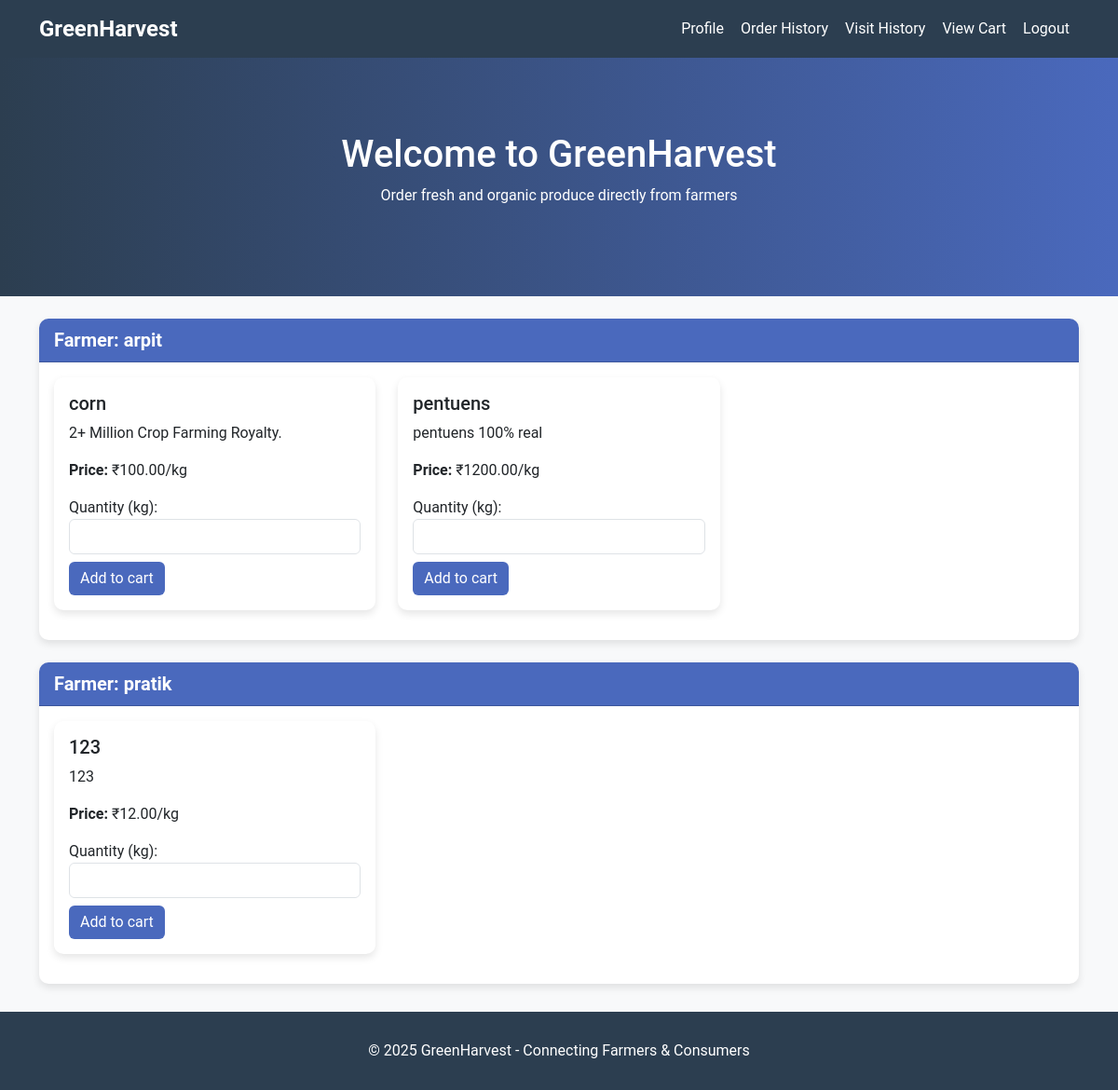
The page /customer_dashboard.php on the database its author committed.
### tables this page shows
CREATE TABLE `farmers` (
  `id` int(11) NOT NULL,
  `name` varchar(100) DEFAULT NULL,
  `email` varchar(100) DEFAULT NULL,
  `password` varchar(255) DEFAULT NULL,
  `location` varchar(100) DEFAULT NULL,
  `bio` text DEFAULT NULL,
  `certification_status` enum('pending','verified','rejected') DEFAULT NULL,
  `certification_doc` varchar(255) DEFAULT NULL,
  `insurance_doc` varchar(255) DEFAULT NULL,
  `crop_certification` varchar(255) NOT NULL,
  `otp` varchar(6) DEFAULT '0',
  `is_verified` tinyint(1) DEFAULT 0,
  `pass_key` varchar(6) DEFAULT NULL
);

CREATE TABLE `crops` (
  `id` int(11) NOT NULL,
  `farmer_id` int(11) DEFAULT NULL,
  `name` varchar(100) DEFAULT NULL,
  `description` text DEFAULT NULL,
  `image` varchar(255) DEFAULT NULL,
  `season` varchar(50) DEFAULT NULL,
  `price_per_kg` decimal(10,2) DEFAULT NULL,
  `video` varchar(255) DEFAULT NULL,
  `insurance_status` enum('insured','not_insured') DEFAULT NULL,
  `certificate_available` tinyint(1) DEFAULT 0
);

### customer_dashboard.php (the view, shortened to what this page needs)
<?php
include('config.php');
$farmerStmt = $conn->query("SELECT DISTINCT f.id, f.name FROM farmers f JOIN crops c ON f.id = c.farmer_id");
$farmers = $farmerStmt->fetchAll();
?>
<!DOCTYPE html>
<html lang="en">
<head>
    <link rel="stylesheet" href="https://cdn.jsdelivr.net/npm/bootstrap@5.3.0/dist/css/bootstrap.min.css">
</head>
<body>
<?php include 'navbar.php'; ?>
<div class="hero-section">
    <h1>Welcome to GreenHarvest</h1>
    <p>Order fresh and organic produce directly from farmers</p>
</div>
<div class="container mt-4">
    <?php foreach ($farmers as $farmer): ?>
        <div class="card my-4">
            <div class="card-header">
                Farmer: <?= htmlspecialchars($farmer['name']) ?>
            </div>
            <div class="card-body">
                <div class="row">
                    <?php
                    $cropStmt = $conn->prepare("SELECT * FROM crops WHERE farmer_id = ?");
                    $cropStmt->execute([$farmer['id']]);
                    $crops = $cropStmt->fetchAll();
                    if (count($crops) > 0):
                        foreach ($crops as $crop):
                    ?>
                        <div class="col-md-4 mb-3">
                            <div class="card h-100">
                                <div class="card-body">
                                    <h5 class="card-title"><?= htmlspecialchars($crop['name']) ?></h5>
                                    <p class="card-text"><?= htmlspecialchars($crop['description']) ?></p>
                                    <p><strong>Price:</strong> ₹<?= $crop['price_per_kg'] ?>/kg</p>
                                    <form method="POST">
                                        <div class="form-group">
                                            <label>Quantity (kg):</label>
                                            <input type="number" name="quantity" min="1" required class="form-control">
                                        </div>
                                   <button type="submit" class="btn btn-primary btn-block mt-2">Add to cart</button>
                                    </form>
                                </div>
                            </div>
                        </div>
                    <?php
                        endforeach;
                    else:
                        echo "<p class='mx-3'>No crops available for this farmer.</p>";
                    endif;
                    ?>
                </div>
            </div>
        </div>
    <?php endforeach; ?>
</div>
<div class="footer">
    &copy; 2025 GreenHarvest - Connecting Farmers & Consumers
</div>
</body>
</html>

### customer_dashboard.php (style rules this page uses)
body { background-color: #f8f9fa; font-family: 'Roboto', sans-serif; }
.hero-section { background: linear-gradient(to right, #2c3e50, #4a69bd); color: white; padding: 80px; text-align: center; }
.card { border: none; box-shadow: 0px 4px 8px rgba(0, 0, 0, 0.1); transition: transform 0.3s ease-in-out; border-radius: 10px; overflow: hidden; }
.card-header { background: #4a69bd; color: white; font-weight: bold; font-size: 1.25rem; }
.btn-primary { background-color: #4a69bd; border: none; }
.footer { background-color: #2c3e50; color: white; padding: 30px; text-align: center; margin-top: 30px; }

### navbar.php (style rules this page uses)
body { background-color: #f8f9fa; font-family: 'Roboto', sans-serif; }

### rows shown on the page
farmers: name "arpit"
crops: name "corn", description "2+ Million Crop Farming Royalty.", price_per_kg "100.00"
crops: name "pentuens", description "pentuens 100% real", price_per_kg "1200.00"
farmers: name "pratik"
crops: name "123", description "123", price_per_kg "12.00"
